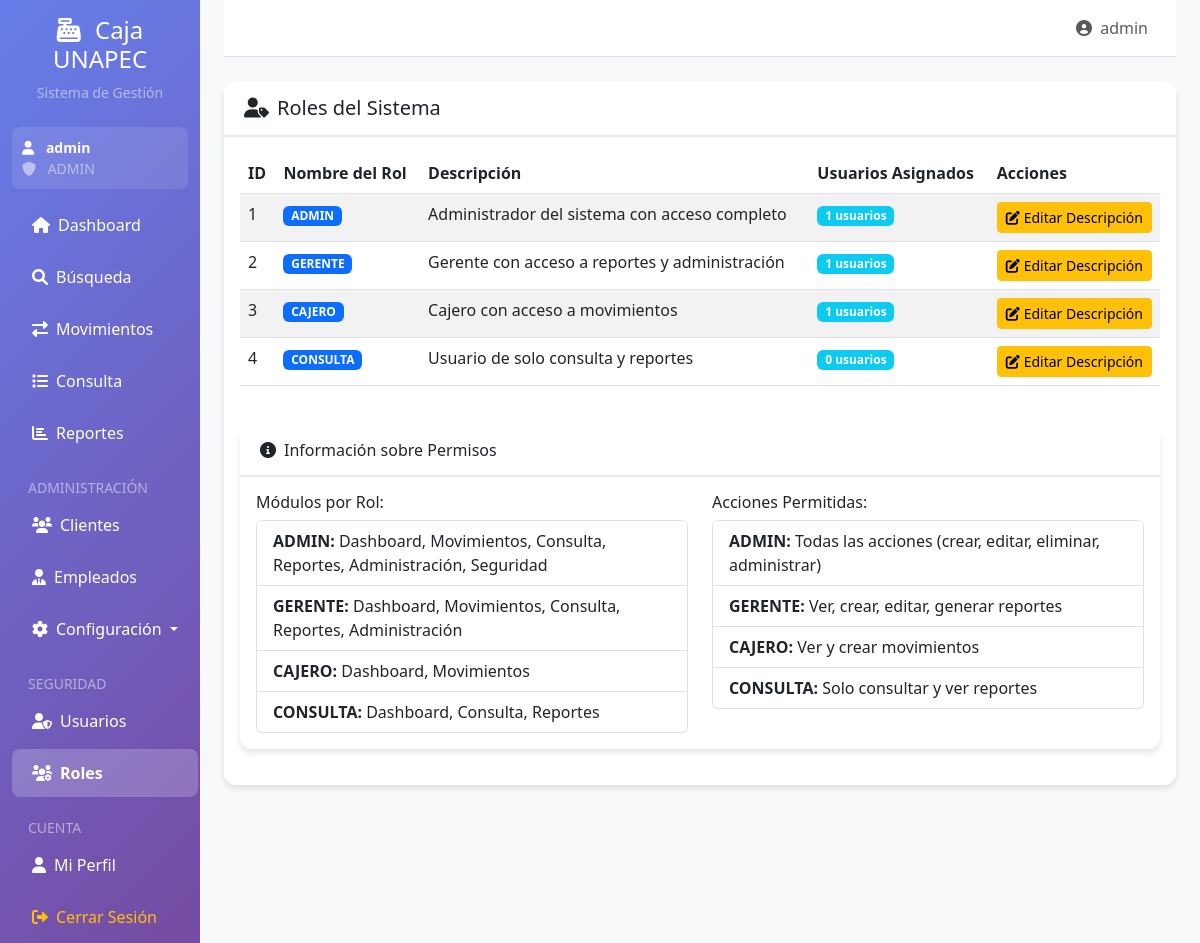
The page /admin/roles (signed in) on the database its author committed.
### app.py (models this page shows)
class Usuario(UserMixin, db.Model):
    id = db.Column(db.Integer, primary_key=True)
    username = db.Column(db.String(50), unique=True, nullable=False)
    password = db.Column(db.String(255), nullable=False)
    email = db.Column(db.String(100), unique=True, nullable=False)
    empleado_id = db.Column(db.Integer, db.ForeignKey('empleado.id'))
    rol_id = db.Column(db.Integer, db.ForeignKey('rol.id'), nullable=False)
    estado = db.Column(db.String(20), default='Activo')
    fecha_creacion = db.Column(db.DateTime, default=datetime.now)
    ultimo_acceso = db.Column(db.DateTime)

class Rol(db.Model):
    id = db.Column(db.Integer, primary_key=True)
    nombre = db.Column(db.String(50), unique=True, nullable=False)
    descripcion = db.Column(db.String(200))
    usuarios = db.relationship('Usuario', backref='rol', lazy=True)

### app.py (the view)
@app.route('/admin/roles')
@admin_required
def admin_roles():
    roles = Rol.query.all()
    return render_template('admin_roles.html', roles=roles)

### app.py (called while the page is built)
@login_manager.user_loader
def load_user(user_id):
    return Usuario.query.get(int(user_id))

def requiere_rol(roles_permitidos):
    def decorator(f):
        @wraps(f)
        def decorated_function(*args, **kwargs):
            if not current_user.is_authenticated:
                return redirect(url_for('login'))
            if current_user.rol.nombre not in roles_permitidos:
                flash('No tienes permisos para acceder a esta página.', 'danger')
                return redirect(url_for('index'))
            return f(*args, **kwargs)
        return decorated_function
    return decorator

@app.context_processor
def inject_datetime():
    return {'datetime': datetime}

### templates/admin_roles.html (shortened to what this page needs)
{% extends "base.html" %}
{% block content %}
<div class="row">
    <div class="col-12">
        <div class="card">
            <div class="card-header">
                <h5 class="card-title mb-0">
                    <i class="fas fa-user-tag me-2"></i>Roles del Sistema
                </h5>
            </div>
            <div class="card-body">
                <div class="table-responsive">
                    <table class="table table-striped">
                        <thead>
                            <tr>
                                <th>ID</th>
                                <th>Nombre del Rol</th>
                                <th>Descripción</th>
                                <th>Usuarios Asignados</th>
                                <th class="table-actions">Acciones</th>
                            </tr>
                        </thead>
                        <tbody>
                            {% for rol in roles %}
                            <tr>
                                <td>{{ rol.id }}</td>
                                <td>
                                    <span class="badge bg-primary">{{ rol.nombre }}</span>
                                </td>
                                <td>{{ rol.descripcion }}</td>
                                <td>
                                    <span class="badge bg-info">{{ rol.usuarios|length }} usuarios</span>
                                </td>
                                <td class="table-actions">
                                    <button type="button" class="btn btn-sm btn-warning" data-bs-toggle="modal" data-bs-target="#editRoleModal{{ rol.id }}">
                                        <i class="fas fa-edit me-1"></i>Editar Descripción
                                    </button>
                                </td>
                            </tr>
                            {% endfor %}
                        </tbody>
                    </table>
                </div>
                <div class="row mt-4">
                    <div class="col-12">
                        <div class="card">
                            <div class="card-header">
                                <h6 class="card-title mb-0">
                                    <i class="fas fa-info-circle me-2"></i>Información sobre Permisos
                                </h6>
                            </div>
                            <div class="card-body">
                                <div class="row">
                                    <div class="col-md-6">
                                        <h6>Módulos por Rol:</h6>
                                        <ul class="list-group">
                                            <li class="list-group-item">
                                                <strong>ADMIN:</strong> Dashboard, Movimientos, Consulta, Reportes, Administración, Seguridad
                                            </li>
                                            <li class="list-group-item">
                                                <strong>GERENTE:</strong> Dashboard, Movimientos, Consulta, Reportes, Administración
                                            </li>
                                            <li class="list-group-item">
                                                <strong>CAJERO:</strong> Dashboard, Movimientos
                                            </li>
                                            <li class="list-group-item">
                                                <strong>CONSULTA:</strong> Dashboard, Consulta, Reportes
                                            </li>
                                        </ul>
                                    </div>
                                    <div class="col-md-6">
                                        <h6>Acciones Permitidas:</h6>
                                        <ul class="list-group">
                                            <li class="list-group-item">
                                                <strong>ADMIN:</strong> Todas las acciones (crear, editar, eliminar, administrar)
                                            </li>
                                            <li class="list-group-item">
                                                <strong>GERENTE:</strong> Ver, crear, editar, generar reportes
                                            </li>
                                            <li class="list-group-item">
                                                <strong>CAJERO:</strong> Ver y crear movimientos
                                            </li>
                                            <li class="list-group-item">
                                                <strong>CONSULTA:</strong> Solo consultar y ver reportes
                                            </li>
                                        </ul>
                                    </div>
                                </div>
                            </div>
                        </div>
                    </div>
                </div>
            </div>
        </div>
    </div>
</div>
{% endblock %}

### templates/base.html (shortened to what this page needs)
<!DOCTYPE html>
<html lang="es">
<head>
    <link href="https://cdn.jsdelivr.net/npm/bootstrap@5.3.0/dist/css/bootstrap.min.css" rel="stylesheet">
    <link href="https://cdnjs.cloudflare.com/ajax/libs/font-awesome/6.0.0/css/all.min.css" rel="stylesheet">
</head>
<body>
    <div class="container-fluid">
        <div class="row">
            <div class="col-md-3 col-lg-2 sidebar d-md-block collapse">
                <div class="position-sticky pt-3">
                    <div class="text-center mb-4">
                        <h4 class="text-white">
                            <i class="fas fa-cash-register me-2"></i>
                            Caja UNAPEC
                        </h4>
                        <p class="text-white-50 small">Sistema de Gestión</p>
                    </div>
                    {% if current_user.is_authenticated %}
                    <div class="user-info">
                        <div class="text-white small">
                            <i class="fas fa-user me-2"></i>
                            <strong>{{ current_user.username }}</strong>
                        </div>
                        <div class="text-white-50 small">
                            <i class="fas fa-shield-alt me-2"></i>
                            {{ current_user.rol.nombre }}
                        </div>
                    </div>
                    {% endif %}
                    <ul class="nav flex-column">
                        <li class="nav-item">
                            <a class="nav-link {% if request.endpoint == 'index' %}active{% endif %}" href="{{ url_for('index') }}">
                                <i class="fas fa-home me-2"></i>Dashboard
                            </a>
                        </li>
                        <li class="nav-item">
                            <a class="nav-link {% if request.endpoint == 'busqueda' %}active{% endif %}" href="{{ url_for('busqueda') }}">
                                <i class="fas fa-search me-2"></i>Búsqueda
                            </a>
                        </li>
                        {% if current_user.is_authenticated and current_user.rol.nombre in ['ADMIN', 'GERENTE', 'CAJERO'] %}
                        <li class="nav-item">
                            <a class="nav-link {% if request.endpoint == 'movimientos' %}active{% endif %}" href="{{ url_for('movimientos') }}">
                                <i class="fas fa-exchange-alt me-2"></i>Movimientos
                            </a>
                        </li>
                        {% endif %}
                        {% if current_user.is_authenticated and current_user.rol.nombre in ['ADMIN', 'GERENTE', 'CONSULTA'] %}
                        <li class="nav-item">
                            <a class="nav-link {% if request.endpoint == 'consulta' %}active{% endif %}" href="{{ url_for('consulta') }}">
                                <i class="fas fa-list me-2"></i>Consulta
                            </a>
                        </li>
                        {% endif %}
                        {% if current_user.is_authenticated and current_user.rol.nombre in ['ADMIN', 'GERENTE', 'CONSULTA'] %}
                        <li class="nav-item">
                            <a class="nav-link {% if request.endpoint == 'reporte' %}active{% endif %}" href="{{ url_for('reporte') }}">
                                <i class="fas fa-chart-bar me-2"></i>Reportes
                            </a>
                        </li>
                        {% endif %}
                        {% if current_user.is_authenticated and current_user.rol.nombre in ['ADMIN', 'GERENTE'] %}
                        <li class="nav-item mt-3">
                            <small class="text-white-50 px-3">ADMINISTRACIÓN</small>
                        </li>
                        <li class="nav-item">
                            <a class="nav-link {% if request.endpoint == 'clientes' %}active{% endif %}" href="{{ url_for('clientes') }}">
                                <i class="fas fa-users me-2"></i>Clientes
                            </a>
                        </li>
                        <li class="nav-item">
                            <a class="nav-link {% if request.endpoint == 'empleados' %}active{% endif %}" href="{{ url_for('empleados') }}">
                                <i class="fas fa-user-tie me-2"></i>Empleados
                            </a>
                        </li>
                        <li class="nav-item dropdown">
                            <a class="nav-link dropdown-toggle" href="#" role="button" data-bs-toggle="dropdown">
                                <i class="fas fa-cog me-2"></i>Configuración
                            </a>
                        </li>
                        {% endif %}
                        {% if current_user.is_authenticated and current_user.rol.nombre == 'ADMIN' %}
                        <li class="nav-item mt-3">
                            <small class="text-white-50 px-3">SEGURIDAD</small>
                        </li>
                        <li class="nav-item">
                            <a class="nav-link {% if request.endpoint == 'admin_usuarios' %}active{% endif %}" href="{{ url_for('admin_usuarios') }}">
                                <i class="fas fa-user-shield me-2"></i>Usuarios
                            </a>
                        </li>
                        <li class="nav-item">
                            <a class="nav-link {% if request.endpoint == 'admin_roles' %}active{% endif %}" href="{{ url_for('admin_roles') }}">
                                <i class="fas fa-users-cog me-2"></i>Roles
                            </a>
                        </li>
                        {% endif %}
                        <li class="nav-item mt-3">
                            <small class="text-white-50 px-3">CUENTA</small>
                        </li>
                        <li class="nav-item">
                            <a class="nav-link {% if request.endpoint == 'perfil' %}active{% endif %}" href="{{ url_for('perfil') }}">
                                <i class="fas fa-user me-2"></i>Mi Perfil
                            </a>
                        </li>
                        <li class="nav-item">
                            <a class="nav-link text-warning" href="{{ url_for('logout') }}">
                                <i class="fas fa-sign-out-alt me-2"></i>Cerrar Sesión
                            </a>
                        </li>
                    </ul>
                </div>
            </div>
            <div class="col-md-9 col-lg-10 main-content ms-sm-auto px-md-4">
                <nav class="navbar navbar-expand-lg navbar-light bg-white border-bottom">
                    <div class="container-fluid">
                        <div class="navbar-nav ms-auto">
                            {% if current_user.is_authenticated %}
                            <span class="navbar-text me-3">
                                <i class="fas fa-user-circle me-1"></i>
                                {{ current_user.username }}
                            </span>
                            {% endif %}
                        </div>
                    </div>
                </nav>
                <main class="py-4">
                    {% block content %}{% endblock %}
                </main>
            </div>
        </div>
    </div>
</body>
</html>

### templates/base.html (style rules this page uses)
.sidebar { min-height: 100vh; background: linear-gradient(135deg, #667eea 0%, #764ba2 100%); }
.sidebar .nav-link { color: #fff; padding: 12px 20px; margin: 2px 0; border-radius: 8px; transition: all 0.3s; }
.sidebar .nav-link.active { background: rgba(255, 255, 255, 0.2); font-weight: bold; }
.table-actions { white-space: nowrap; width: 1%; }
.main-content { background-color: #f8f9fa; min-height: 100vh; }
.card { border: none; border-radius: 12px; box-shadow: 0 4px 6px rgba(0, 0, 0, 0.1); margin-bottom: 20px; }
.card-header { background: white; border-bottom: 2px solid #e9ecef; border-radius: 12px 12px 0 0 !important; padding: 15px 20px; }
.user-info { background: rgba(255, 255, 255, 0.1); border-radius: 8px; padding: 10px; margin: 10px 0; }

### rows shown on the page
Usuario: username "admin"
Rol: rol.nombre "ADMIN", id "1", nombre "ADMIN", descripcion "Administrador del sistema con acceso completo", usuarios|length "1"
Rol: id "2", nombre "GERENTE", descripcion "Gerente con acceso a reportes y administración", usuarios|length "1"
Rol: id "3", nombre "CAJERO", descripcion "Cajero con acceso a movimientos", usuarios|length "1"
Rol: id "4", nombre "CONSULTA", descripcion "Usuario de solo consulta y reportes", usuarios|length "0"
